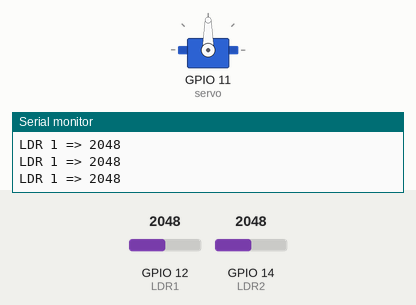
A sketch run on a simulated ESP32. On the bench: servo, the last lines printed to the serial monitor. The test bench sets the inputs (shaded band); at power-on: GPIO 12 (LDR1) = 2048, GPIO 14 (LDR2) = 2048.

Above: at 2.2 s.
2.3 s: GPIO 12 (LDR1) set to 2088
At 3.26 s:
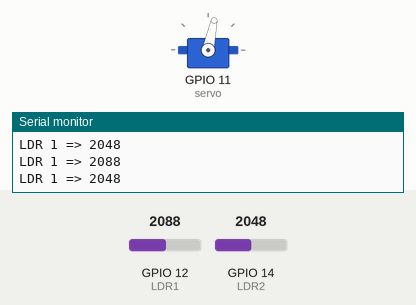
5.3 s: GPIO 12 (LDR1) set to 2047
At 5.3 s:
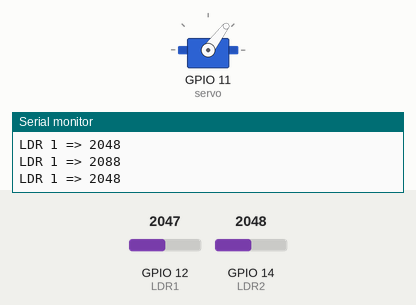
6.8 s: GPIO 14 (LDR2) set to 1992
At 7.92 s:
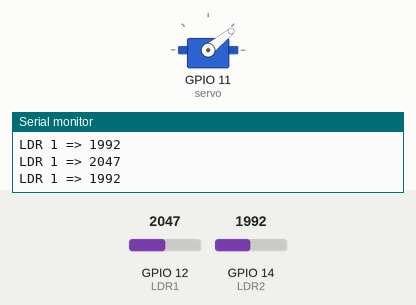
9.8 s: GPIO 14 (LDR2) set to 2866
12.8 s: GPIO 14 (LDR2) set to 2047
At 12.8 s:
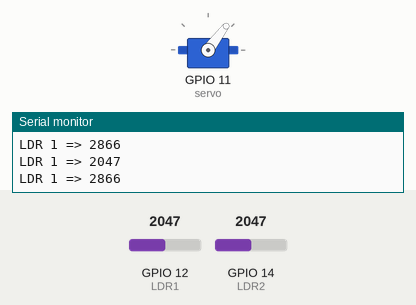
Timing chart, 0 to 15.3 s (numbered marks = the images above; inputs shaded):
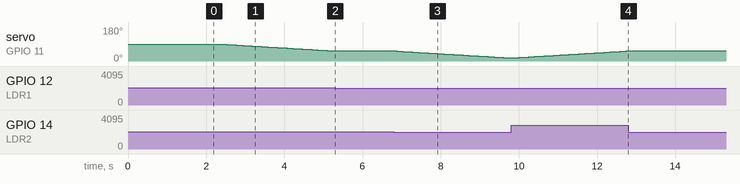

The sketch:

solar_tracker_using_esp32.ino
```cpp
/*Solar tracking system
   https://srituhobby.com
*/

//Include the servo motor library
#include <ESP32Servo.h>
//Define the LDR sensor pins
#define LDR1 12
#define LDR2 14
//Define the error value. You can change it as you like
#define error 10
//Starting point of the servo motor
int Spoint =  90;
//Create an object for the servo motor
Servo servo;

void setup() {
  Serial.begin(115200);
//Include servo motor PWM pin
  servo.attach(11);
//Set the starting point of the servo
  servo.write(Spoint);
  delay(1000);
}

void loop() {
//Get the LDR sensor value
  int ldr1 = analogRead(LDR1);
  Serial.print("LDR 1 => ");
  Serial.println(ldr1);
//Get the LDR sensor value
  int ldr2 = analogRead(LDR2);
  Serial.print("LDR 1 => ");
  Serial.println(ldr2);

//Get the difference of these values
  int value1 = abs(ldr1 - ldr2);
  int value2 = abs(ldr2 - ldr1);

//Check these values using a IF condition
  if ((value1 <= error) || (value2 <= error)) {

  } else {
    if (ldr1 > ldr2) {
      Spoint = --Spoint;
    }
    if (ldr1 < ldr2) {
      Spoint = ++Spoint;
    }
  }
//Write values on the servo motor
  servo.write(Spoint);
  delay(80);
}
```

Measured:
- the behaviour switches between 2058 and 2059 on GPIO 12 (LDR1) (found by bisection; images 0 and 1)
- the behaviour switches between 2037 and 2036 on GPIO 14 (LDR2) (found by bisection; images 2 and 3)
- after the input at 2.3 s, servo on GPIO 11 (servo): moves from 90° to 53° over 2.9 s, starting after 0.07 s
- after the input at 5.3 s, servo on GPIO 11 (servo): stays 53° (without the input it goes to 52° after 0.04 s)
- after the input at 6.8 s, servo on GPIO 11 (servo): moves from 53° to 16° over 2.9 s, starting after 0.07 s
- after the input at 12.8 s, servo on GPIO 11 (servo): stays 53° (without the input it goes to 54° after 0.02 s)
